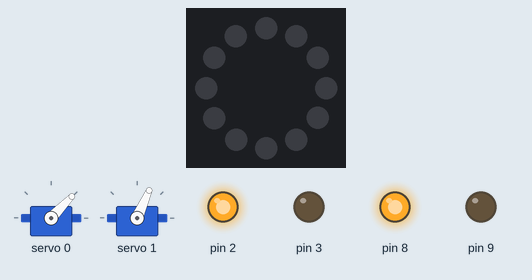
The sketch below on a simulated Arduino Mega 2560, built with avr-gcc and run on an emulated ATmega2560. On the bench: 12 RGB LEDs in a ring, first at the top, clockwise, 2 × servo, output pins drawn as LEDs (lit = HIGH). What the sketch prints to the serial monitor is not drawn.

Above: at 0.3 s.
Timing chart, 0 to 1.8 s (numbered marks = the images above):
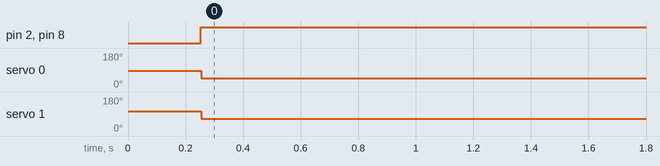

Measured:
- by itself, pin 2, pin 8: LOW → HIGH at 0.25 s
- by itself, servo 0: 85° → 46° at 0.25 s
- by itself, servo 1: 105° → 66° at 0.25 s

The sketch:

motor_system.ino
```cpp
/**********************************************************************
 * motor_system.ino
 *
 * Entry point and main controller functions for the sensory system on
 * the Arduino Mega.
 *
 * Author: Cyril Marx
 * Created: September 2022
 **********************************************************************/

#include "DataSender.hpp"
#include "DataReceiver.hpp"
#include "src/effectors/LedRing.hpp"
#include "src/effectors/DCMotor.hpp"
#include "src/effectors/ServoMotor.hpp"

//-----------------------------------------------------------------------------------------------------------------
// Timers
uint32_t curr_time = 0;

//-----------------------------------------------------------------------------------------------------------------
// DataReceiver
DataReceiver *data_receiver = new DataReceiver(57600, 200);

//-----------------------------------------------------------------------------------------------------------------
// DataSender
DataSender *data_sender = new DataSender(57600, 50);

//-----------------------------------------------------------------------------------------------------------------
// Effectors
LedRing *led_ring = new LedRing(13, 12);
DCMotor *right_motor = new DCMotor(3, 2, 1.0);
DCMotor *left_motor = new DCMotor(9, 8, 0.85);
ServoMotor *x_axis_servo = new ServoMotor(0, 350, 250, 450);
ServoMotor *z_axis_servo = new ServoMotor(1, 400, 300, 500);

//-----------------------------------------------------------------------------------------------------------------
void setup()
{
  data_receiver->initModule();

  led_ring->initModule();
  right_motor->initModule();
  left_motor->initModule();

  x_axis_servo->initModule();
  z_axis_servo->assignDriver(x_axis_servo->getDriver());
  z_axis_servo->initModule();

  data_sender->initModule();
}

//-----------------------------------------------------------------------------------------------------------------
void loop()
{
  uint32_t fps_check_time = millis();
  uint32_t frame_delay = fps_check_time - curr_time;
  uint16_t fps = 1000 / frame_delay;

  curr_time = millis();

  data_receiver->triggerModule(curr_time);

  if(data_receiver->getSize() == 7)
  {
    right_motor->setForce(data_receiver->getSignedByte(0));
    left_motor->setForce(data_receiver->getSignedByte(1));

    x_axis_servo->setForce(data_receiver->getSignedByte(2));
    z_axis_servo->setForce(data_receiver->getSignedByte(3));

    led_ring->setColor(data_receiver->getByte(4),
                       data_receiver->getByte(5),
                       data_receiver->getByte(6));
    data_receiver->resetDataBuffer();
  }

  led_ring->triggerModule(curr_time);
  right_motor->triggerModule(curr_time);
  left_motor->triggerModule(curr_time);
  x_axis_servo->triggerModule(curr_time);
  z_axis_servo->triggerModule(curr_time);

  data_sender->addData(right_motor->getForce());
  data_sender->addData(left_motor->getForce());
  data_sender->addData(x_axis_servo->getCurrPosition());
  data_sender->addData(x_axis_servo->getForce());
  data_sender->addData(z_axis_servo->getCurrPosition());
  data_sender->addData(z_axis_servo->getForce());

  data_sender->triggerModule(curr_time);

  data_sender->resetData();
}
```

DCMotor.cpp
```cpp
/**********************************************************************
 * DCMotor.cpp
 *
 * Implementation of the DCMotor class.
 *
 * Author: Cyril Marx
 * Created: February 2023
 **********************************************************************/

#include "DCMotor.hpp"

DCMotor::DCMotor(uint8_t force_gpio, uint8_t direction_gpio, float correction_factor) :
force_gpio_(force_gpio),
direction_gpio_(direction_gpio),
correction_factor_(correction_factor),
force_(0),
min_force_(110),
max_force_(250)
{
  time_list_[0] = 0;
  setMaxSteps(1);
}

//-----------------------------------------------------------------------------------------------------------------
void DCMotor::initModule()
{
  pinMode(direction_gpio_, OUTPUT);
  pinMode(force_gpio_, OUTPUT);
}

//-----------------------------------------------------------------------------------------------------------------
void DCMotor::setForce(int8_t force)
{
  if(force > 100)
  {
    force = 100;
  }
  else if(force < -100)
  {
    force = -100;
  }

  uint8_t max_input_value = 100;
  uint16_t force_range = max_force_ - min_force_;

  if(force == 0)
  {
    force_ = 0;
  }
  else if(force > 0)
  {
    force_ = min_force_ + ((float)force / (float)max_input_value) * force_range;
  }
  else if(force < 0)
  {
    force_ = -min_force_ + ((float)force / (float)max_input_value) * force_range;
  }
}

//-----------------------------------------------------------------------------------------------------------------
int8_t DCMotor::getForce()
{
  int8_t normalized_force = 0;
  uint16_t force_range = max_force_ - min_force_;

  if(force_ > 0)
  {
    normalized_force = ((float)force_ - (float)min_force_) / (force_range) * 100.0;
  }
  else if(force_ < 0)
  {
    normalized_force = - ((float)force_ + (float)min_force_) / (force_range) * 100.0;
  }
  else
  {
    normalized_force = 0;
  }

  return normalized_force;
}

//-----------------------------------------------------------------------------------------------------------------
int16_t DCMotor::getRawForce()
{
  return force_;
}

//-----------------------------------------------------------------------------------------------------------------
void DCMotor::stepOne()
{
  if(force_ > 0)
  {
    digitalWrite(direction_gpio_, LOW);
    analogWrite(force_gpio_, force_ * correction_factor_);
  }
  else
  {
    digitalWrite(direction_gpio_, HIGH);
    analogWrite(force_gpio_, -force_ * correction_factor_);
  }
}

//-----------------------------------------------------------------------------------------------------------------
void DCMotor::stepTwo()
{
  // Not used.
}

//-----------------------------------------------------------------------------------------------------------------
void DCMotor::stepThree()
{
  // Not used.
}

//-----------------------------------------------------------------------------------------------------------------
void DCMotor::stepFour()
{
  // Not used.
}
```

DCMotor.hpp
```cpp
/**********************************************************************
 * DCMotor.hpp
 *
 * Class responsible to control a DC Motor with an H bridge controller.
 *
 * Author: Cyril Marx
 * Created: February 2023
 **********************************************************************/

#ifndef DCMOTOR_HPP
#define DCMOTOR_HPP

#include "Module.hpp"

class DCMotor : public Module
{
  public:
  //-----------------------------------------------------------------------------------------------------------------
  ///
  /// Constructor. Defines the pins and the correction factor of the motors force.
  ///
  /// @param  force_gpio          The gpio number of the pin the force data is transferred to. Must be PWM.
  /// @param  direction_gpio      The gpio number of the pin the direction data is transferred to.
  /// @param  correction_factor   A factor to correct the force of the motor. Useful for motor synchronization.
  //
  DCMotor(uint8_t force_gpio, uint8_t direction_gpio, float correction_factor = 1.0);

  //-----------------------------------------------------------------------------------------------------------------
  ///
  /// Default copy constructor.
  //
  DCMotor(const DCMotor&) = default;

  //-----------------------------------------------------------------------------------------------------------------
  ///
  /// Default destructor.
  //
  ~DCMotor() = default;

  //-----------------------------------------------------------------------------------------------------------------
  ///
  /// Initializes the module by setting the GPIO pins accordingly.
  //
  void initModule() override;

  //-----------------------------------------------------------------------------------------------------------------
  ///
  /// Sets the force of the motor.
  ///
  /// @param  force   The force of the motor.
  //
  void setForce(int8_t force);

  //-----------------------------------------------------------------------------------------------------------------
  ///
  /// Returns the force of the motor on a scale between 0 and 100.
  ///
  /// @param  force   The force of the motor.
  //
  int8_t getForce();

  //-----------------------------------------------------------------------------------------------------------------
  ///
  /// Returns the raw, unscaled force value of the motor.
  ///
  /// @param  force   The force of the motor.
  //
  int16_t getRawForce();

  private:
  uint8_t force_gpio_;
  uint8_t direction_gpio_;
  int16_t force_;
  int16_t min_force_;
  int16_t max_force_;
  float correction_factor_;

  //-----------------------------------------------------------------------------------------------------------------
  ///
  /// Step 1. Sets the force and direction of the motor.
  //
  void stepOne() override;

  //-----------------------------------------------------------------------------------------------------------------
  ///
  /// Step 2. Is not called.
  //
  void stepTwo() override;

  //-----------------------------------------------------------------------------------------------------------------
  ///
  /// Step 3. Is not called.
  //
  void stepThree() override;

  //-----------------------------------------------------------------------------------------------------------------
  ///
  /// Step 4. Is not called.
  //
  void stepFour() override;
};

#endif // DCMOTOR_HPP
```

LedRing.cpp
```cpp
/**********************************************************************
 * LedRing.cpp
 *
 * Implementation of the LedRing class.
 *
 * Author: Cyril Marx
 * Created: February 2023
 **********************************************************************/

#include "LedRing.hpp"

LedRing::LedRing(uint8_t gpio_pin, uint8_t led_number) :
color_(0),
prev_color_(0),
r_(0),
g_(0),
b_(0),
gpio_pin_(gpio_pin),
led_number_(led_number),
led_element_(nullptr)
{
  time_list_[0] = 50;
  setMaxSteps(1);
}

//-----------------------------------------------------------------------------------------------------------------
LedRing::~LedRing()
{
  if(led_element_ != nullptr)
  {
    free(led_element_);
    led_element_ = nullptr;
  }
}

//-----------------------------------------------------------------------------------------------------------------
void LedRing::initModule()
{
  led_element_ = new Adafruit_NeoPixel(led_number_, gpio_pin_, NEO_GRB + NEO_KHZ800);
  led_element_->begin();
  led_element_->clear();
  led_element_->show();
}

//-----------------------------------------------------------------------------------------------------------------
void LedRing::setColor(uint8_t r, uint8_t g, uint8_t b)
{
  r_ = r;
  g_ = g;
  b_ = b;
  color_ = led_element_->Color(r, g, b);
}

//-----------------------------------------------------------------------------------------------------------------
uint32_t LedRing::getColor()
{
  return color_;
}

//-----------------------------------------------------------------------------------------------------------------
void LedRing::stepOne()
{
  if(color_ != prev_color_)
  {
    led_element_->fill(color_, 0, led_number_);
    led_element_->show();
    prev_color_ = color_;
  }
}

//-----------------------------------------------------------------------------------------------------------------
void LedRing::stepTwo()
{
  // Not used.
}

//-----------------------------------------------------------------------------------------------------------------
void LedRing::stepThree()
{
  // Not used.
}

//-----------------------------------------------------------------------------------------------------------------
void LedRing::stepFour()
{
  // Not used.
}
```

LedRing.hpp
```cpp
/**********************************************************************
 * LedRing.hpp
 *
 * Class responsible to control a LED element on the robot. Offers limited
 * capabilities by only coloring the complete LED element in a certain
 * color.
 *
 * Author: Cyril Marx
 * Created: February 2023
 **********************************************************************/

#ifndef LEDRING_HPP
#define LEDRING_HPP

#include "Module.hpp"
#include <Adafruit_NeoPixel.h>

class LedRing : public Module
{
  public:
  //-----------------------------------------------------------------------------------------------------------------
  ///
  /// Constructor. Defines the pin and the number of leds in the element.
  ///
  /// @param  gpio_pin    The gpio number of the pin the led element is plug into.
  /// @param  led_number  The number of single leds on the led element.
  //
  LedRing(uint8_t gpio_pin, uint8_t led_number);

  //-----------------------------------------------------------------------------------------------------------------
  ///
  /// Default copy constructor.
  //
  LedRing(const LedRing&) = default;

  //-----------------------------------------------------------------------------------------------------------------
  ///
  /// Destructor. Frees memory from led element. Probably never called in a microprocessor.
  //
  ~LedRing();

  //-----------------------------------------------------------------------------------------------------------------
  ///
  /// Initializes the module by reserving memory and initializing the serial connection.
  //
  void initModule() override;

  //-----------------------------------------------------------------------------------------------------------------
  ///
  /// Sets the color that the LED element should adopt in its next activation.
  /// @param  r   Red amount.
  /// @param  g   Green amount.
  /// @param  b   Blue amount.
  //
  void setColor(uint8_t r, uint8_t g, uint8_t b);

  //-----------------------------------------------------------------------------------------------------------------
  ///
  /// Returns the current color of the module.
  ///
  /// @return   The color of the module as a single 32 bit number.
  //
  uint32_t getColor();

  private:
  uint32_t prev_color_;
  uint32_t color_;
  uint8_t r_;
  uint8_t g_;
  uint8_t b_;
  uint8_t gpio_pin_;
  uint8_t led_number_;
  Adafruit_NeoPixel *led_element_;

  //-----------------------------------------------------------------------------------------------------------------
  ///
  /// Step 1. Reconfigures the LED on the led element.
  //
  void stepOne() override;

  //-----------------------------------------------------------------------------------------------------------------
  ///
  /// Step 2. Is not called.
  //
  void stepTwo() override;

  //-----------------------------------------------------------------------------------------------------------------
  ///
  /// Step 3. Is not called.
  //
  void stepThree() override;

  //-----------------------------------------------------------------------------------------------------------------
  ///
  /// Step 4. Is not called.
  //
  void stepFour() override;
};

#endif // LEDRING_HPP
```

Source omitted: ServoMotor.cpp (3703 bytes), ServoMotor.hpp (4409 bytes)
